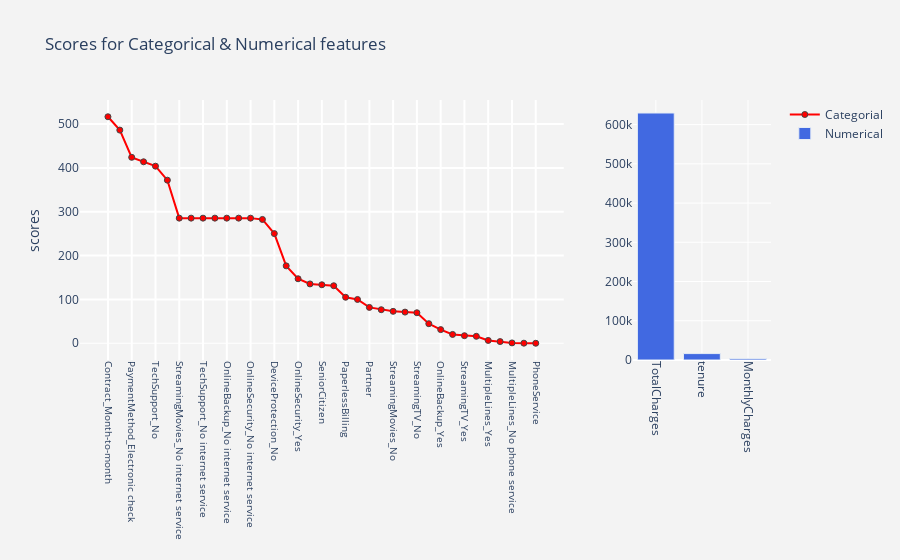

Here is the notebook cell this chart was saved with:
### Markdown cell above
* Feature Extraction with Univariate Statistical Tests (Chi-squared for classification)
* uses the chi squared (chi^2) statistical test for non-negative features to select the best features

### Code cell
from sklearn.feature_selection import chi2
from sklearn.feature_selection import SelectKBest

#select columns
cols = [i for i in telcom.columns if i not in Id_col + target_col ]

#dataframe with non negative values
df_x = df_telcom_og[cols]
df_y = df_telcom_og[target_col]

#fit model with k= 3
select = SelectKBest(score_func = chi2,k = 3)
fit    = select.fit(df_x,df_y)

#Summerize scores
print ("scores")
print (fit.scores_)
print ("P - Values")
print (fit.pvalues_)

#create dataframe
score = pd.DataFrame({"features":cols,"scores":fit.scores_,"p_values":fit.pvalues_ })
score = score.sort_values(by = "scores" ,ascending =False)


#createing new label for categorical and numerical columns
score["feature_type"] = np.where(score["features"].isin(num_cols),"Numerical","Categorical")

#plot
trace  = go.Scatter(x = score[score["feature_type"] == "Categorical"]["features"],
                    y = score[score["feature_type"] == "Categorical"]["scores"],
                    name = "Categorial",mode = "lines+markers",
                    marker = dict(color = "red",
                                  line = dict(width =1))
                   )

trace1 = go.Bar(x = score[score["feature_type"] == "Numerical"]["features"],
                y = score[score["feature_type"] == "Numerical"]["scores"],name = "Numerical",
                marker = dict(color = "royalblue",
                              line = dict(width =1)),
                xaxis = "x2",yaxis = "y2"
               )
layout = go.Layout(dict(title = "Scores for Categorical & Numerical features",
                        plot_bgcolor  = "rgb(243,243,243)",
                        paper_bgcolor = "rgb(243,243,243)",
                        xaxis = dict(gridcolor = 'rgb(255, 255, 255)',
                                     tickfont = dict(size =10),
                                     domain=[0, 0.7],
                                     tickangle = 90,zerolinewidth=1,
                                     ticklen=5,gridwidth=2),
                        yaxis = dict(gridcolor = 'rgb(255, 255, 255)',
                                     title = "scores",
                                     zerolinewidth=1,ticklen=5,gridwidth=2),
                        margin = dict(b=200),
                        xaxis2=dict(domain=[0.8, 1],tickangle = 90,
                                    gridcolor = 'rgb(255, 255, 255)'),
                        yaxis2=dict(anchor='x2',gridcolor = 'rgb(255, 255, 255)')
                        )
                  )

data=[trace,trace1]
fig = go.Figure(data=data,layout=layout)
py.iplot(fig)

### Figure 1 — Plotly figure (JSON) as saved in the notebook; plotly's stock layout.template omitted (floating-point values rounded to 4 significant figures)
{"data": [{"marker": {"color": "red", "line": {"width": 1}}, "mode": "lines+markers", "name": "Categorial", "type": "scatter", "x": ["Contract_Month-to-month", "Contract_Two year", "PaymentMethod_Electronic check", "OnlineSecurity_No", "TechSupport_No", "InternetService_Fiber optic", "StreamingMovies_No internet service", "StreamingTV_No internet service", "TechSupport_No internet service", "DeviceProtection_No internet service", "OnlineBackup_No internet service", "InternetService_No", "OnlineSecurity_No internet service", "OnlineBackup_No", "DeviceProtection_No", "Contract_One year", "OnlineSecurity_Yes", "TechSupport_Yes", "SeniorCitizen", "Dependents", "PaperlessBilling", "PaymentMethod_Credit card (automatic)", "Partner", "PaymentMethod_Bank transfer (automatic)", "StreamingMovies_No", "InternetService_DSL", "StreamingTV_No", "PaymentMethod_Mailed check", "OnlineBackup_Yes", "DeviceProtection_Yes", "StreamingTV_Yes", "StreamingMovies_Yes", "MultipleLines_Yes", "MultipleLines_No", "MultipleLines_No phone service", "gender", "PhoneService"], "y": [516.7, 486.2, 424.1, 414.0, 404.0, 372.1, 285.5, 285.5, 285.5, 285.5, 285.5, 285.5, 285.5, 282.5, 250.2, 176.6, 147.2, 135.4, 133.5, 131.3, 105.0, 99.97, 81.86, 76.62, 72.86, 71.14, 69.66, 44.73, 31.21, 20.22, 17.32, 15.93, 6.515, 3.889, 0.8682, 0.2543, 0.09295]}, {"marker": {"color": "royalblue", "line": {"width": 1}}, "name": "Numerical", "type": "bar", "x": ["TotalCharges", "tenure", "MonthlyCharges"], "xaxis": "x2", "y": [629600.0, 16380.0, 3653.0], "yaxis": "y2"}], "layout": {"margin": {"b": 200}, "paper_bgcolor": "rgb(243,243,243)", "plot_bgcolor": "rgb(243,243,243)", "title": {"text": "Scores for Categorical & Numerical features"}, "xaxis": {"domain": [0, 0.7], "gridcolor": "rgb(255, 255, 255)", "gridwidth": 2, "tickangle": 90, "tickfont": {"size": 10}, "ticklen": 5, "zerolinewidth": 1}, "xaxis2": {"domain": [0.8, 1], "gridcolor": "rgb(255, 255, 255)", "tickangle": 90}, "yaxis": {"gridcolor": "rgb(255, 255, 255)", "gridwidth": 2, "ticklen": 5, "title": {"text": "scores"}, "zerolinewidth": 1}, "yaxis2": {"anchor": "x2", "gridcolor": "rgb(255, 255, 255)"}}}
